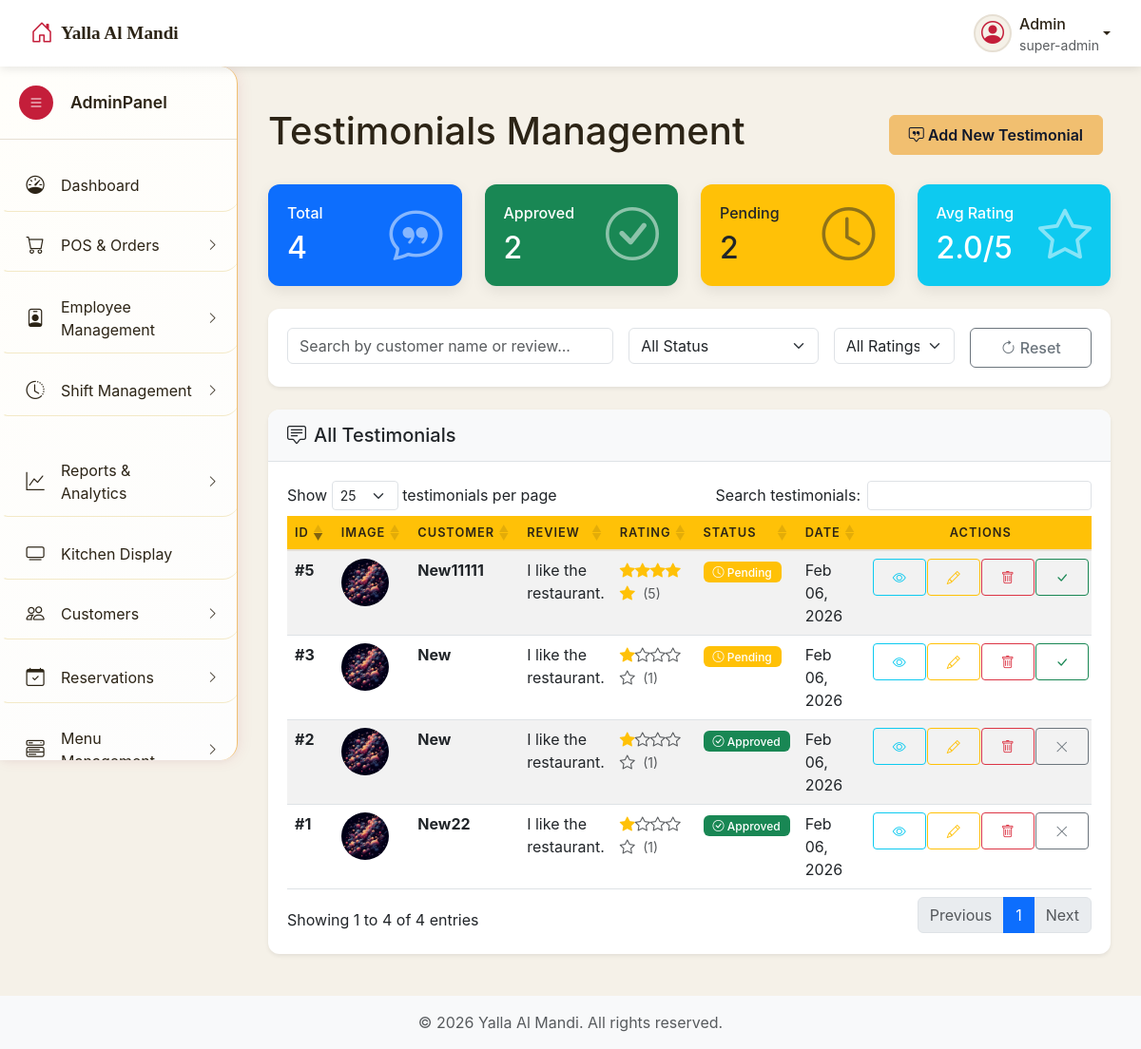
/admin/testimonials.php (signed in), run on the app's committed database.
### tables this page shows
CREATE TABLE `testimonials` (
  `id` int NOT NULL,
  `customer_name` varchar(100) NOT NULL,
  `customer_image` varchar(255) DEFAULT NULL,
  `rating` int DEFAULT NULL,
  `review` text NOT NULL,
  `is_approved` tinyint(1) DEFAULT '0',
  `created_at` timestamp NOT NULL DEFAULT CURRENT_TIMESTAMP
);

### admin/includes/view_all_testimonials.php (the view, shortened to what this page needs)
<?php
$sql = "SELECT * FROM testimonials ORDER BY created_at DESC";
$result = $connection->query($sql);
$stats_query = "SELECT
    COUNT(*) as total_testimonials,
    COUNT(CASE WHEN is_approved = 1 THEN 1 END) as approved_testimonials,
    COUNT(CASE WHEN is_approved = 0 THEN 1 END) as pending_testimonials,
    AVG(rating) as avg_rating
    FROM testimonials";
$stats_result = $connection->query($stats_query);
$stats = $stats_result->fetch_assoc();
?>
<div class="main-content" id="testimonialsMainContent">
    <div class="container-fluid">
        <div class="d-flex justify-content-between align-items-center mb-4">
            <h1 class="page-title">Testimonials Management</h1>
            <div>
                <a href="testimonials.php?source=add_testimonial" class="btn btn-primary me-2">
                    <i class="bi bi-chat-square-quote"></i> Add New Testimonial
                </a>
            </div>
        </div>
        <div class="row mb-4">
            <div class="col-md-3">
                <div class="card bg-primary text-white">
                    <div class="card-body">
                        <div class="d-flex justify-content-between align-items-center">
                            <div>
                                <h6 class="card-title">Total</h6>
                                <h2 class="mb-0"><?php echo $stats['total_testimonials'] ?? 0; ?></h2>
                            </div>
                            <i class="bi bi-chat-quote display-4 opacity-50"></i>
                        </div>
                    </div>
                </div>
            </div>
            <div class="col-md-3">
                <div class="card bg-success text-white">
                    <div class="card-body">
                        <div class="d-flex justify-content-between align-items-center">
                            <div>
                                <h6 class="card-title">Approved</h6>
                                <h2 class="mb-0"><?php echo $stats['approved_testimonials'] ?? 0; ?></h2>
                            </div>
                            <i class="bi bi-check-circle display-4 opacity-50"></i>
                        </div>
                    </div>
                </div>
            </div>
            <div class="col-md-3">
                <div class="card bg-warning text-dark">
                    <div class="card-body">
                        <div class="d-flex justify-content-between align-items-center">
                            <div>
                                <h6 class="card-title">Pending</h6>
                                <h2 class="mb-0"><?php echo $stats['pending_testimonials'] ?? 0; ?></h2>
                            </div>
                            <i class="bi bi-clock display-4 opacity-50"></i>
                        </div>
                    </div>
                </div>
            </div>
            <div class="col-md-3">
                <div class="card bg-info text-white">
                    <div class="card-body">
                        <div class="d-flex justify-content-between align-items-center">
                            <div>
                                <h6 class="card-title">Avg Rating</h6>
                                <h2 class="mb-0"><?php echo number_format($stats['avg_rating'] ?? 0, 1); ?>/5</h2>
                            </div>
                            <i class="bi bi-star display-4 opacity-50"></i>
                        </div>
                    </div>
                </div>
            </div>
        </div>
        <div class="card shadow-sm mb-4">
            <div class="card-body">
                <div class="row g-3">
                    <div class="col-md-5">
                        <input type="text" class="form-control" id="testimonialSearch"
                               placeholder="Search by customer name or review..."
                               onkeyup="searchTestimonials()">
                    </div>
                    <div class="col-md-3">
                        <select class="form-select" id="statusFilter" onchange="filterTestimonials()">
                            <option value="">All Status</option>
                        </select>
                    </div>
                    <div class="col-md-2">
                        <select class="form-select" id="ratingFilter" onchange="filterTestimonials()">
                            <option value="">All Ratings</option>
                        </select>
                    </div>
                    <div class="col-md-2">
                        <button class="btn btn-outline-secondary w-100" onclick="resetTestimonialFilters()">
                            <i class="bi bi-arrow-clockwise"></i> Reset
                        </button>
                    </div>
                </div>
            </div>
        </div>
        <div class="card shadow-sm">
            <div class="card-header">
                <h5 class="mb-0"><i class="bi bi-chat-square-text me-2"></i>All Testimonials</h5>
            </div>
            <div class="card-body">
                <div class="table-responsive">
                    <table class="table table-hover table-striped" id="testimonialsTable">
                        <thead>
                            <tr class="table-dark">
                                <th width="60">ID</th>
                                <th width="80">Image</th>
                                <th>Customer</th>
                                <th>Review</th>
                                <th>Rating</th>
                                <th>Status</th>
                                <th>Date</th>
                                <th width="180" class="text-center">Actions</th>
                            </tr>
                        </thead>
                        <tbody>
                            <?php if ($result->num_rows > 0): ?>
                                <?php while ($testimonial = $result->fetch_assoc()): ?>
                                    <tr id="testimonial-row-<?php echo $testimonial['id']; ?>"
                                        class="testimonial-row"
                                        data-status="<?php echo $testimonial['is_approved'] ? 'approved' : 'pending'; ?>"
                                        data-rating="<?php echo $testimonial['rating'] ?? 0; ?>">
                                        <td class="fw-bold">#<?php echo $testimonial['id']; ?></td>
                                        <td>
                                            <?php if (!empty($testimonial['customer_image'])): ?>
                                                <img src="../uploads/testimonials/<?php echo htmlspecialchars($testimonial['customer_image']); ?>"
                                                     alt="<?php echo htmlspecialchars($testimonial['customer_name']); ?>"
                                                     class="rounded-circle" width="50" height="50"
                                                     onerror="this.src='https://ui-avatars.com/api/?name=<?php echo urlencode($testimonial['customer_name']); ?>&background=random'">
                                            <?php endif; ?>
                                        </td>
                                        <td>
                                            <div class="fw-bold"><?php echo htmlspecialchars($testimonial['customer_name']); ?></div>
                                        </td>
                                        <td>
                                            <div class="review-text">
                                                <?php
                                                echo strlen($testimonial['review']) > 100
                                                    ? htmlspecialchars(substr($testimonial['review'], 0, 100)) . '...'
                                                    : htmlspecialchars($testimonial['review']);
                                                ?>
                                            </div>
                                        </td>
                                        <td>
                                            <div class="rating-stars">
                                                <?php
                                                $rating = $testimonial['rating'] ?? 0;
                                                for ($i = 1; $i <= 5; $i++):
                                                    if ($i <= $rating):
                                                        echo '<i class="bi bi-star-fill text-warning"></i>';
                                                    else:
                                                        echo '<i class="bi bi-star text-muted"></i>';
                                                    endif;
                                                endfor;
                                                ?>
                                                <small class="text-muted ms-1">(<?php echo $rating; ?>)</small>
                                            </div>
                                        </td>
                                        <td>
                                            <?php if ($testimonial['is_approved']): ?>
                                                <span class="badge bg-success">
                                                    <i class="bi bi-check-circle"></i> Approved
                                                </span>
                                            <?php else: ?>
                                                <span class="badge bg-warning">
                                                    <i class="bi bi-clock"></i> Pending
                                                </span>
                                            <?php endif; ?>
                                        </td>
                                        <td><?php echo date('M d, Y', strtotime($testimonial['created_at'])); ?></td>
                                        <td class="text-center">
                                            <div class="btn-group btn-group-sm" role="group">
                                                <button type="button" class="btn btn-outline-info view-testimonial-btn"
                                                        onclick="testimonialShowViewModal(<?php echo $testimonial['id']; ?>)"
                                                        title="View Details">
                                                    <i class="bi bi-eye"></i>
                                                </button>
                                                <a href='testimonials.php?source=edit_testimonial&id=<?php echo $testimonial['id']; ?>'
                                                   class="btn btn-outline-warning"
                                                   title="Edit Testimonial">
                                                    <i class="bi bi-pencil"></i>
                                                </a>
                                                <button type="button" class="btn btn-outline-danger delete-testimonial-btn"
                                                        onclick="testimonialShowDeleteConfirm(
                                                        <?php echo (int)$testimonial['id']; ?>,
                                                        '<?php echo htmlspecialchars(addslashes($testimonial['customer_name']), ENT_QUOTES); ?>')"
                                                        title="Delete Testimonial">
                                                    <i class="bi bi-trash"></i>
                                                </button>
                                                <?php if (!$testimonial['is_approved']): ?>
                                                    <button type="button" class="btn btn-outline-success"
                                                            onclick="toggleTestimonialApproval(<?php echo $testimonial['id']; ?>, 1)"
                                                            title="Approve">
                                                        <i class="bi bi-check-lg"></i>
                                                    </button>
                                                <?php else: ?>
                                                    <button type="button" class="btn btn-outline-secondary"
                                                            onclick="toggleTestimonialApproval(<?php echo $testimonial['id']; ?>, 0)"
                                                            title="Unapprove">
                                                        <i class="bi bi-x-lg"></i>
                                                    </button>
                                                <?php endif; ?>
                                            </div>
                                        </td>
                                    </tr>
                                <?php endwhile; ?>
                            <?php endif; ?>
                        </tbody>
                    </table>
                </div>
            </div>
        </div>
    </div>
</div>
<div class="position-fixed bottom-0 end-0 p-3" style="z-index: 9999">
</div>
<div class="position-fixed bottom-0 end-0 p-3" style="z-index: 9999">
</div>

### admin/resources/css/admin-style.css (style rules this page uses)
body { font-family: 'Inter', 'Segoe UI', sans-serif; background-color: var(--color-beige); color: var(--color-dark-brown); overflow-x: hidden; padding-top: var(--top-nav-height); }
.main-content { margin-left: var(--sidebar-width); padding: 20px; transition: margin-left 0.3s ease; min-height: calc(100vh - var(--top-nav-height)); }
.card { border: none; border-radius: 10px; box-shadow: 0 5px 15px rgba(0, 0, 0, 0.08); transition: all 0.3s ease; }
.card-header { position: relative; left: 0; background-color: var(--color-white); border-bottom: 1px solid var(--color-sand); padding: 15px 20px; font-weight: 600; }
.card-body { padding: 20px; }
.badge { padding: 5px 10px; font-weight: 500; font-size: 0.75rem; }
.table { margin-bottom: 0; }
.table thead th { border-top: none; border-bottom: 2px solid var(--color-sand); font-weight: 600; color: var(--color-dark-brown); text-transform: uppercase; font-size: 0.8rem; letter-spacing: 1px; }
.btn { border-radius: 6px; font-weight: 500; padding: 8px 20px; transition: all 0.3s ease; }
.btn-primary { background-color: var(--color-red); border-color: var(--color-red); }
.card { border: none; border-radius: 12px; }
.card-header { background-color: #f8f9fa; border-bottom: 1px solid #dee2e6; border-radius: 12px 12px 0 0 !important; }
.btn-primary { background: #f1bf70; border-color: #f1bf70; color: #0f172a; font-weight: 600; }
.table th { font-weight: 600; background-color: #2c3e50 !important; color: white; vertical-align: middle; }
.table-dark { --bs-table-bg: #2c3e50; --bs-table-color: white; }
.btn-group .btn { border-radius: 4px !important; }
.btn-group .btn:not(:last-child) { margin-right: 2px; }
.table th { font-weight: 600; background-color: #ffc107 !important; color: #212529; vertical-align: middle; }

### admin/includes/header.php (style rules this page uses)
:root { --color-red: #c41e3a; --color-red-light: #e84c4c; --color-beige: #f5f1e8; --color-sand: #e6dfd3; --color-dark-brown: #2c2416; --color-soft-black: #1a1a1a; --color-olive: #8a8635; --color-copper: #b87333; --color-white: #ffffff; --color-light-gray: #f8f9fa; --sidebar-width: 250px; --sidebar-collapsed-width: 70px; --top-nav-height: 70px; }

### data on the page
testimonials: id "5", customer_image (picture), customer_name "New11111", review "I like the restaurant.", rating "5", is_approved 0 (drawn), created_at "Feb 06, 2026"
testimonials: id "3", customer_image (picture), customer_name "New", review "I like the restaurant.", rating "1", is_approved 0 (drawn), created_at "Feb 06, 2026"
testimonials: id "2", customer_image (picture), customer_name "New", review "I like the restaurant.", rating "1", is_approved 1 (drawn), created_at "Feb 06, 2026"
testimonials: id "1", customer_image (picture), customer_name "New22", review "I like the restaurant.", rating "1", is_approved 1 (drawn), created_at "Feb 06, 2026"

### other printed values
$current_user['username'] "Admin"
$_SESSION['role'] "super-admin"
$stats['total_testimonials'] "4"
$stats['approved_testimonials'] "2"
$stats['pending_testimonials'] "2"
$stats['avg_rating'] "2.0"
